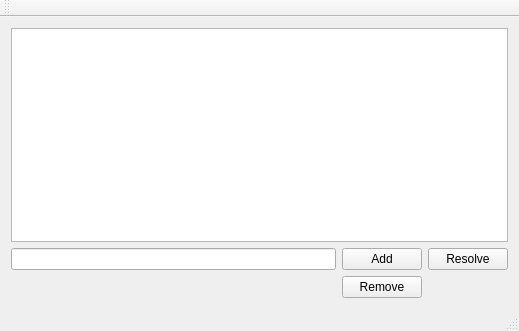
<?xml version="1.0" encoding="UTF-8"?>
<ui version="4.0">
 <class>QtGuiApplication3Class</class>
 <widget class="QMainWindow" name="QtGuiApplication3Class">
  <property name="geometry">
   <rect>
    <x>0</x>
    <y>0</y>
    <width>519</width>
    <height>331</height>
   </rect>
  </property>
  <property name="windowTitle">
   <string>QtGuiApplication3</string>
  </property>
  <widget class="QWidget" name="centralWidget">
   <layout class="QGridLayout" name="gridLayout">
    <item row="0" column="0" colspan="3">
     <widget class="QListWidget" name="issuList"/>
    </item>
    <item row="1" column="0">
     <widget class="QLineEdit" name="descriptionEdit"/>
    </item>
    <item row="1" column="1">
     <widget class="QPushButton" name="addButton">
      <property name="text">
       <string>Add</string>
      </property>
     </widget>
    </item>
    <item row="1" column="2">
     <widget class="QPushButton" name="resolveButton">
      <property name="text">
       <string>Resolve</string>
      </property>
     </widget>
    </item>
    <item row="2" column="1">
     <widget class="QPushButton" name="removeButton">
      <property name="text">
       <string>Remove</string>
      </property>
     </widget>
    </item>
   </layout>
  </widget>
  <widget class="QMenuBar" name="menuBar">
   <property name="geometry">
    <rect>
     <x>0</x>
     <y>0</y>
     <width>519</width>
     <height>18</height>
    </rect>
   </property>
  </widget>
  <widget class="QToolBar" name="mainToolBar">
   <attribute name="toolBarArea">
    <enum>TopToolBarArea</enum>
   </attribute>
   <attribute name="toolBarBreak">
    <bool>false</bool>
   </attribute>
  </widget>
  <widget class="QStatusBar" name="statusBar"/>
 </widget>
 <layoutdefault spacing="6" margin="11"/>
 <resources>
  <include location="QtGuiApplication3.qrc"/>
 </resources>
 <connections/>
</ui>
